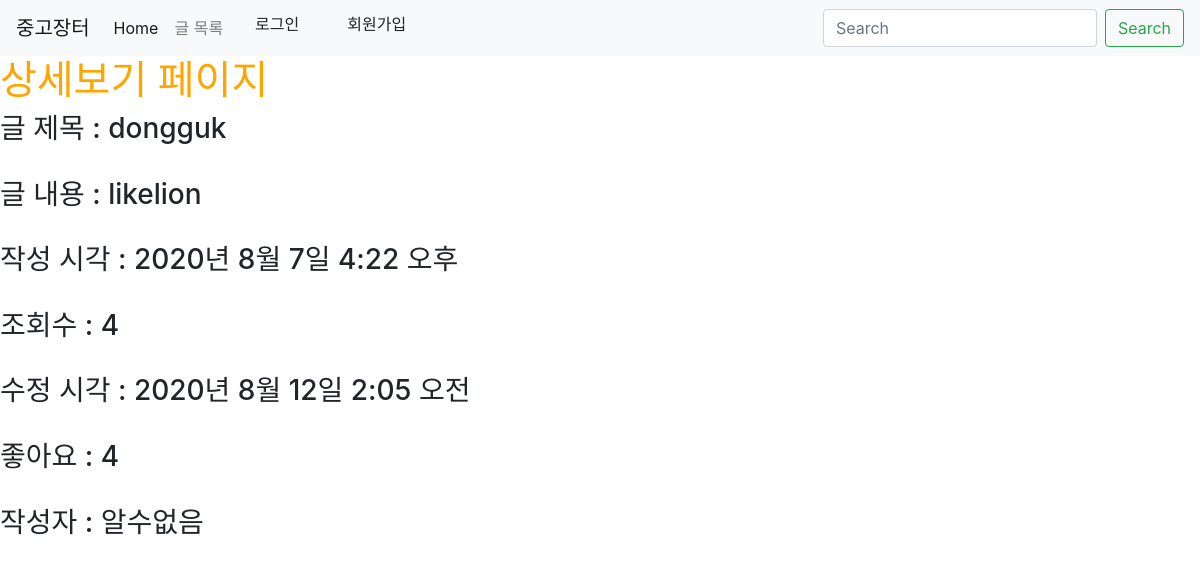
The page /posts/show/1 on the database its author committed.
### posts/models.py (models this page shows)
class Post(models.Model):
    title = models.CharField(max_length=50, null=False)
    content = models.TextField()
    view_count = models.IntegerField(default=0)
    created_at = models.DateTimeField(auto_now_add = True)
    updated_at = models.DateTimeField(auto_now = True)
    image = models.ImageField(upload_to='images/', null=True)
    like = models.IntegerField(default=0)
    user = models.ForeignKey(User, on_delete = models.CASCADE, null=True)

### posts/views.py (the view)
# urls.py: path('show/<int:id>', show, name="show"),
def show(request, id):
    post = Post.objects.get(pk=id)
    post.view_count += 1
    B = post.like
    B = B + 1
    post.like = B
    post.save()
    return render(request, 'posts/show.html', {'post': post})

### posts/templates/posts/show.html (shortened to what this page needs)
{% extends 'base.html' %}
{% load static %}
{% block content %}
{% include 'shared/_navbar.html' %}
    <h1>상세보기 페이지</h1>
    <h3>글 제목 : {{ post.title }} </h3><br>
    <h3>글 내용 : {{ post.content }} </h3><br>
    <h3>작성 시각 : {{ post.created_at }} </h3><br>
    <h3>조회수 : {{ post.view_count }} </h3><br>
    <h3>수정 시각 : {{ post.updated_at }} </h3><br>
    <h3>좋아요 : {{ post.like }} </h3><br>
    {% if post.user %}
        <h3>작성자 : {{ post.user }}</h3>
    {% else %}
        <h3>작성자 : 알수없음</h3>
    {% endif %}
{% endblock %}

### dgulionhackerthon/static/css/project.css (style rules this page uses)
h1 { color : orange; }

### rows shown on the page
Post: title "dongguk", content "likelion", created_at "2020년 8월 7일 4:22 오후", view_count "4", updated_at "2020년 8월 12일 2:05 오전", like "4"
